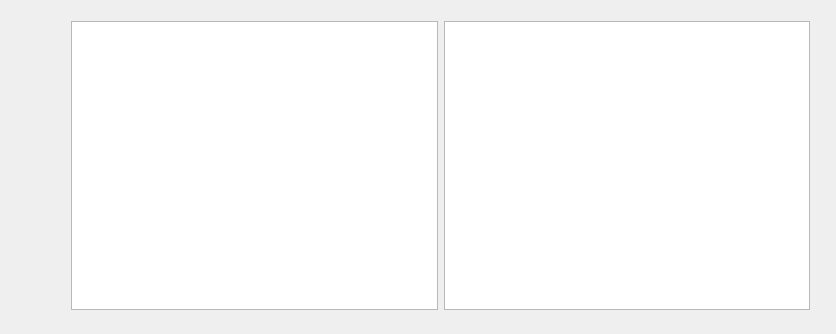
<?xml version="1.0" encoding="UTF-8"?>
<ui version="4.0">
 <class>Explorer</class>
 <widget class="QDialog" name="Explorer">
  <property name="geometry">
   <rect>
    <x>0</x>
    <y>0</y>
    <width>836</width>
    <height>334</height>
   </rect>
  </property>
  <property name="windowTitle">
   <string>Explorer</string>
  </property>
  <widget class="QWidget" name="">
   <property name="geometry">
    <rect>
     <x>60</x>
     <y>10</y>
     <width>761</width>
     <height>311</height>
    </rect>
   </property>
   <layout class="QHBoxLayout" name="horizontalLayout">
    <item>
     <widget class="QTreeView" name="treeView"/>
    </item>
    <item>
     <widget class="QListView" name="listView"/>
    </item>
   </layout>
  </widget>
  <zorder>treeView</zorder>
  <zorder>listView</zorder>
  <zorder>listView</zorder>
 </widget>
 <layoutdefault spacing="6" margin="11"/>
 <resources/>
 <connections/>
</ui>
